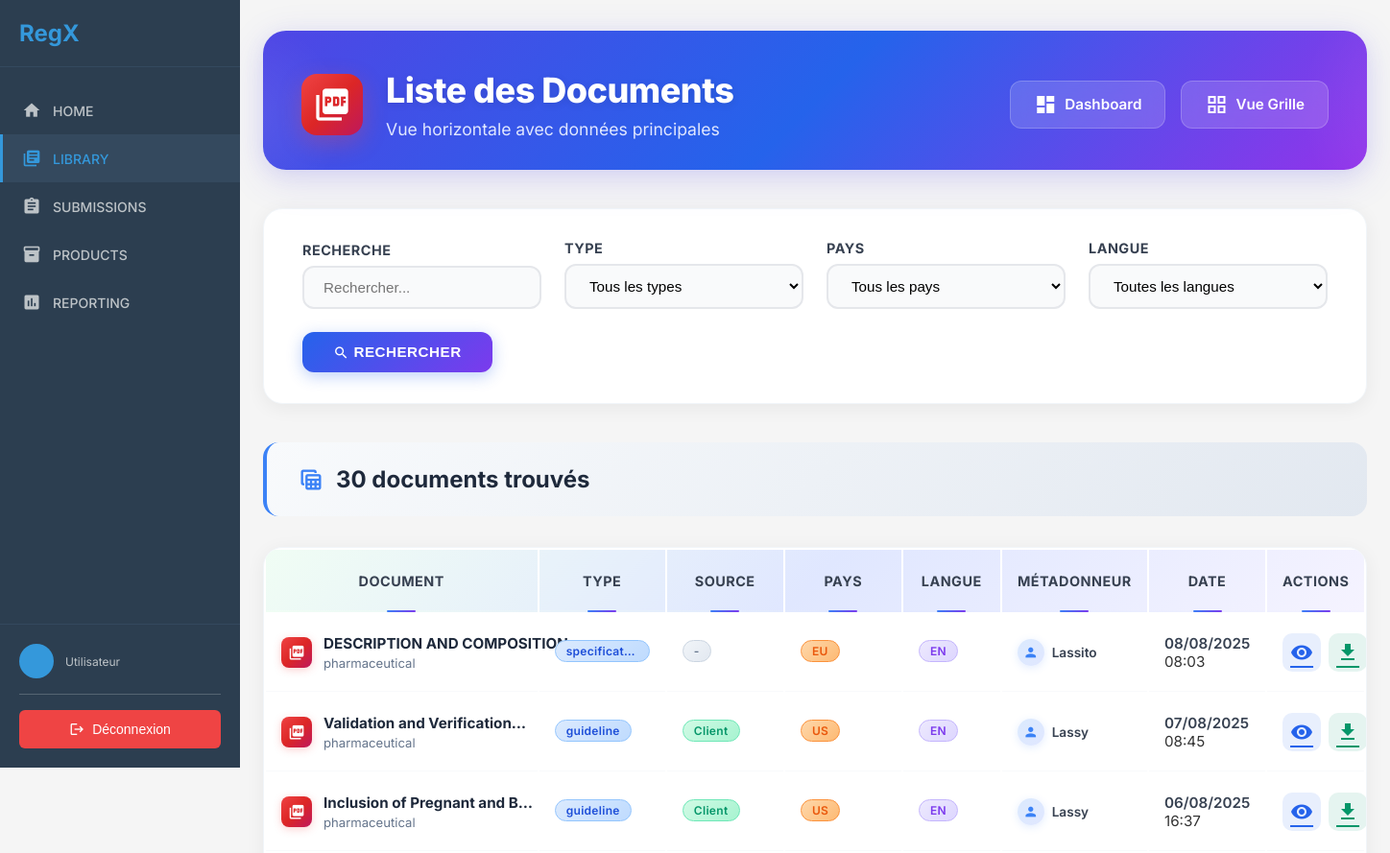
Before: /client/library/documents/horizontal/ (upper part) with the older database file.
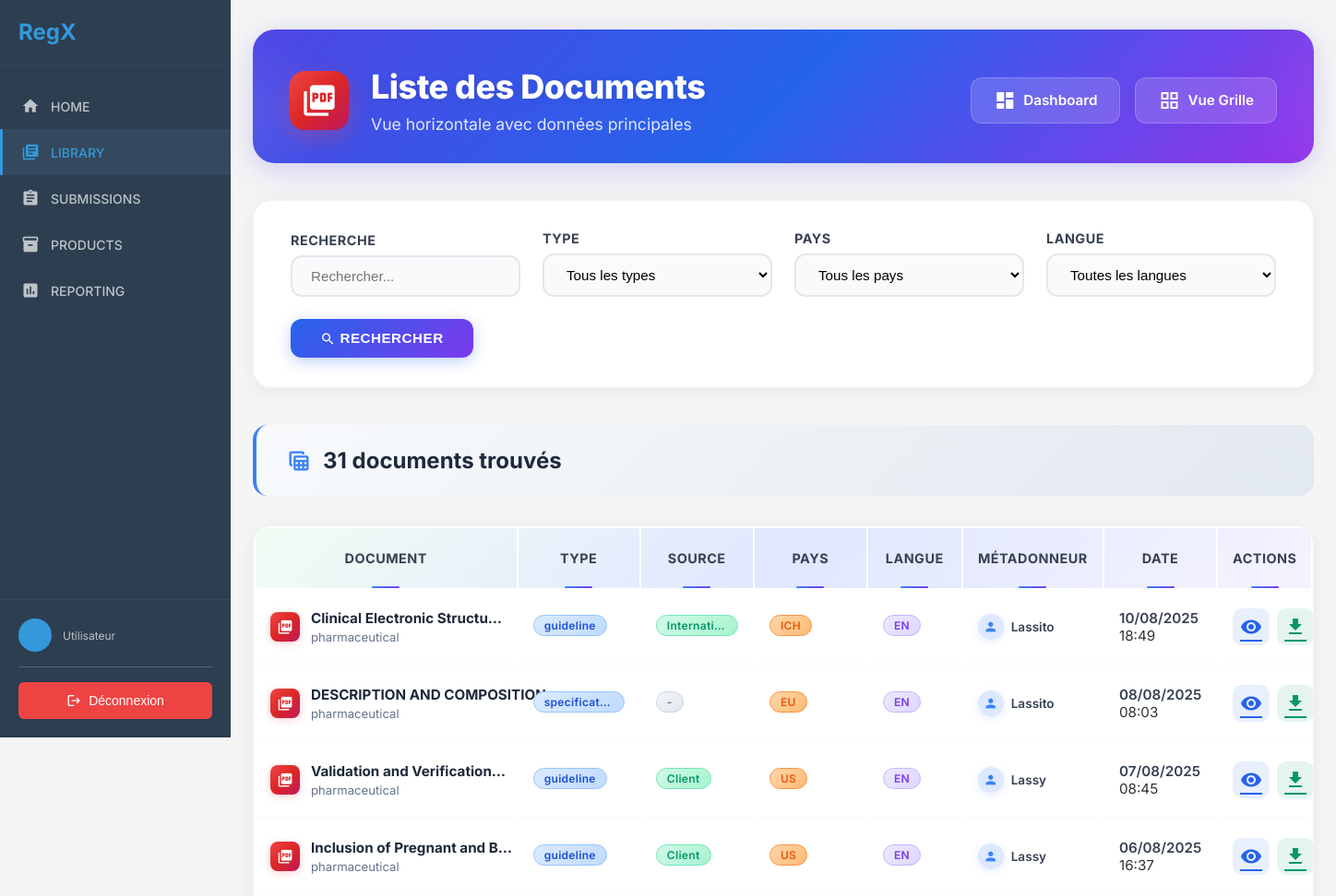
After: the same page with the newer database file.
### rawdocs/models.py (models this page shows, shortened)
class RawDocument(models.Model):
    url = models.URLField(help_text="URL d'origine du PDF", blank=True)
    file = models.FileField(upload_to=pdf_upload_to, help_text="Fichier PDF téléchargé")
    created_at = models.DateTimeField(auto_now_add=True)
    owner = models.ForeignKey(
        settings.AUTH_USER_MODEL,
        on_delete=models.CASCADE,
        related_name='raw_documents',
        null=True, blank=True,
        help_text="Utilisateur qui a téléchargé ce document"
    )
    is_validated = models.BooleanField(default=False, help_text="Document validé par un métadonneur")
    validated_at = models.DateTimeField(null=True, blank=True)
    is_ready_for_expert = models.BooleanField(default=False, help_text="Document prêt pour révision expert")
    expert_ready_at = models.DateTimeField(null=True, blank=True,
                                           help_text="Date à laquelle le document est devenu prêt pour l'expert")
    total_pages = models.IntegerField(default=0, help_text="Nombre total de pages")
    pages_extracted = models.BooleanField(default=False, help_text="Pages extraites individuellement")
    title = models.TextField(blank=True, help_text="Titre du document")
    doc_type = models.CharField("Type", max_length=100, blank=True, help_text="Type du document (guide, rapport…)")
    publication_date = models.CharField(max_length=100, blank=True, help_text="Date de publication")
    version = models.CharField(max_length=50, blank=True, help_text="Version extraite")
    source = models.CharField(max_length=255, blank=True, help_text="Organisation émettrice (EMA, FDA…)")
    context = models.TextField(blank=True, help_text="Contexte extrait (2 phrases max)")
    country = models.CharField(max_length=100, blank=True, help_text="Pays détecté (GPE ou TLD)")
    language = models.CharField(max_length=10, blank=True, help_text="Langue détectée (fr, en…)")
    url_source = models.URLField(blank=True, help_text="URL d'origine pour référence")

### client/library/views.py (the view)
# urls.py: path('documents/horizontal/', views.document_list_horizontal, name='document_list_horizontal'),
def document_list_horizontal(request):
    search = request.GET.get('search', '')
    document_type = request.GET.get('type', '')
    country = request.GET.get('country', '')
    language = request.GET.get('language', '')
    documents_qs = RawDocument.objects.filter(is_validated=True).select_related('owner')
    if search:
        documents_qs = documents_qs.filter(
            Q(title__icontains=search) |
            Q(source__icontains=search) |
            Q(context__icontains=search)
        )
    if document_type:
        documents_qs = documents_qs.filter(doc_type__icontains=document_type)
    if country:
        documents_qs = documents_qs.filter(country__icontains=country)
    if language:
        documents_qs = documents_qs.filter(language__icontains=language)
    documents_qs = documents_qs.order_by('-created_at')
    paginator = Paginator(documents_qs, 50)
    page_number = request.GET.get('page')
    documents = paginator.get_page(page_number)
    document_types = RawDocument.objects.filter(is_validated=True).exclude(doc_type='').values_list('doc_type', flat=True).distinct()
    countries = RawDocument.objects.filter(is_validated=True).exclude(country='').values_list('country', flat=True).distinct()
    languages = RawDocument.objects.filter(is_validated=True).exclude(language='').values_list('language', flat=True).distinct()
    context = {
        'documents': documents,
        'document_types': document_types,
        'countries': countries,
        'languages': languages,
        'filters': {
            'search': search,
            'type': document_type,
            'country': country,
            'language': language,
        }
    }
    return render(request, 'client/library/document_list_horizontal.html', context)

### chatbot/templatetags/chatbot_tags.py (called while the page is built)
@register.simple_tag
def chatbot_widget():
    return render_to_string('chatbot/chatbot_widget.html')

### client/library/templatetags/document_filters.py (called while the page is built)
@register.filter
def document_title(document):
    if document.title and document.title.strip():
        return document.title.strip()
    if document.file:
        clean_name = clean_filename(document.file)
        if clean_name:
            return clean_name
    return f"Document #{document.pk}"

### templates/client/library/document_list_horizontal.html (shortened to what this page needs)
{% extends 'client/base.html' %}
{% load static %}
{% load document_filters %}
{% block content %}
<div class="library-container">
    <div class="page-header">
        <div class="page-header-content">
            <div class="page-header-left">
                <div class="page-header-icon">
                    <i class="material-icons">picture_as_pdf</i>
                </div>
                <div class="page-header-titles">
                    <h1>Liste des Documents</h1>
                    <p>Vue horizontale avec données principales</p>
                </div>
            </div>
            <div class="dashboard-tile-links">
                <a href="{% url 'client:library:dashboard' %}" class="dashboard-tile-link">
                    <i class="material-icons">dashboard</i>
                    Dashboard
                </a>
                <a href="{% url 'client:library:document_list' %}" class="dashboard-tile-link">
                    <i class="material-icons">grid_view</i>
                    Vue Grille
                </a>
            </div>
        </div>
    </div>
    <form method="get" class="filters-bar">
        <div class="filters-col">
            <label>RECHERCHE</label>
            <input type="text" name="search" value="{{ filters.search }}" placeholder="Rechercher...">
        </div>
        <div class="filters-col">
            <label>TYPE</label>
            <select name="type">
                <option value="">Tous les types</option>
            </select>
        </div>
        <div class="filters-col">
            <label>PAYS</label>
            <select name="country">
                <option value="">Tous les pays</option>
            </select>
        </div>
        <div class="filters-col">
            <label>LANGUE</label>
            <select name="language">
                <option value="">Toutes les langues</option>
            </select>
        </div>
        <div class="filters-action">
            <button type="submit">
                <i class="material-icons" style="font-size:1.1em;vertical-align: middle;">search</i>
                Rechercher
            </button>
        </div>
    </form>
    <div class="results-header">
        <h2>
            <i class="material-icons">table_view</i>
            {{ documents.paginator.count }} document{{ documents.paginator.count|pluralize }} trouvé{{ documents.paginator.count|pluralize }}
        </h2>
    </div>
    {% if documents %}
    <div class="table-wrap">
        <div class="overflow-x-auto">
            <table>
                <thead>
                    <tr>
                        <th>Document</th>
                        <th>Type</th>
                        <th>Source</th>
                        <th>Pays</th>
                        <th>Langue</th>
                        <th>Métadonneur</th>
                        <th>Date</th>
                        <th>Actions</th>
                    </tr>
                </thead>
                <tbody>
                    {% for document in documents %}
                    <tr onclick="location.href='{% url 'client:library:document_detail' document.pk %}'">
                        <td>
                            <div class="document-icon-container">
                                <div class="document-table-icon">
                                    <i class="material-icons">picture_as_pdf</i>
                                </div>
                                <div class="flex-1 min-w-0">
                                    <span class="doc-title" title="{{ document|document_title }}">
                                        {{ document|document_title|truncatechars:28 }}
                                    </span>
                                    {% if document.context %}
                                    <div class="doc-context" title="{{ document.context }}">
                                        {{ document.context|truncatechars:30 }}
                                    </div>
                                    {% endif %}
                                </div>
                            </div>
                        </td>
                        <td>
                            {% if document.doc_type %}
                            <span class="badge-blue" title="{{ document.doc_type }}">
                                {{ document.doc_type|truncatechars:15 }}
                            </span>
                            {% else %}
                            <span class="badge-gray">-</span>
                            {% endif %}
                        </td>
                        <td>
                            {% if document.source %}
                            <span class="badge-green" title="{{ document.source }}">
                                {{ document.source|truncatechars:12 }}
                            </span>
                            {% else %}
                            <span class="badge-gray">-</span>
                            {% endif %}
                        </td>
                        <td>
                            {% if document.country %}
                            <span class="badge-orange" title="{{ document.country }}">
                                {{ document.country|truncatechars:12 }}
                            </span>
                            {% else %}
                            <span class="badge-gray">-</span>
                            {% endif %}
                        </td>
                        <td>
                            {% if document.language %}
                            <span class="badge-purple" title="{{ document.language }}">
                                {{ document.language|upper|truncatechars:10 }}
                            </span>
                            {% else %}
                            <span class="badge-gray">-</span>
                            {% endif %}
                        </td>
                        <td>
                            <div class="doc-meta-user">
                                <span class="avatar">
                                    <i class="material-icons">person</i>
                                </span>
                                <span>{{ document.owner.username|default:"Anonyme" }}</span>
                            </div>
                        </td>
                        <td>
                            <div style="font-weight: 600; color: #374151;">{{ document.created_at|date:"d/m/Y" }}</div>
                            <div class="text-xs text-gray-400">{{ document.created_at|date:"H:i" }}</div>
                        </td>
                        <td>
                            <div class="doc-actions">
                                <a href="{% url 'client:library:document_detail' document.pk %}" class="view" title="Voir le détail"
                                   onclick="event.stopPropagation();">
                                    <i class="material-icons">visibility</i>
                                </a>
                                <a href="{% url 'client:library:download_document' document.pk %}" class="download" title="Télécharger"
                                   onclick="event.stopPropagation();">
                                    <i class="material-icons">download</i>
                                </a>
                            </div>
                        </td>
                    </tr>
                    {% endfor %}
                </tbody>
            </table>
        </div>
    </div>
    {% endif %}
</div>
{% endblock %}

### templates/client/base.html (shortened to what this page needs)
<!DOCTYPE html>
<html lang="fr">
<head>
    {% load static %}
    <link rel="stylesheet" href="{% static 'css/main.css' %}">
</head>
<body>
</body>
    {% load chatbot_tags %}
    <div class="app-container">
        {% include 'client/includes/sidebar.html' %}
        <div class="main-content">
            {% block content %}{% endblock %}
        </div>
    </div>
</body>
</html>

### templates/client/includes/sidebar.html (shortened to what this page needs)
<div class="sidebar">
    <div class="sidebar-header">
        <h2>RegX</h2>
    </div>
    <nav class="sidebar-nav">
        <a href="{% url 'client:dashboard' %}" class="nav-item {% if request.resolver_match.url_name == 'dashboard' %}active{% endif %}">
            <i class="material-icons">home</i>
            <span>HOME</span>
        </a>
        <a href="/client/library/" class="nav-item {% if 'library' in request.resolver_match.namespace %}active{% endif %}">
            <i class="material-icons">library_books</i>
            <span>LIBRARY</span>
        </a>
        <a href="{% url 'submissions:list' %}" class="nav-item {% if 'submissions' in request.resolver_match.namespace %}active{% endif %}">
            <i class="material-icons">assignment</i>
            <span>SUBMISSIONS</span>
        </a>
        <a href="/client/products/" class="nav-item {% if 'products' in request.resolver_match.namespace %}active{% endif %}">
            <i class="material-icons">inventory</i>
            <span>PRODUCTS</span>
        </a>
        <a href="/client/reports/" class="nav-item {% if 'reports' in request.resolver_match.namespace %}active{% endif %}">
            <i class="material-icons">assessment</i>
            <span>REPORTING</span>
        </a>
    </nav>
   <div class="sidebar-footer">
    <div class="user-info">
        <div class="user-avatar">
        </div>
        <div class="user-details">
            <span class="user-role">
                {% if request.user.userprofile.role == 'client' %}
                    Client
                {% elif request.user.userprofile.role == 'metadonneur' %}
                    Métadonneur
                {% elif request.user.userprofile.role == 'expert' %}
                    Expert
                {% elif request.user.userprofile.role == 'annotateur' %}
                    Annotateur
                {% else %}
                    Utilisateur
                {% endif %}
            </span>
        </div>
    </div>
    <form method="post" action="{% url 'rawdocs:logout' %}" class="logout-form">
        <button type="submit" class="btn-logout">
            <i class="material-icons">logout</i>
            <span>Déconnexion</span>
        </button>
    </form>
</div>
</div>

### static/css/main.css (style rules this page uses)
* { margin: 0; padding: 0; box-sizing: border-box; }
body { font-family: 'Inter', sans-serif; background-color: #f5f5f5; color: #333; }
.app-container { display: flex; min-height: 100vh; }
.sidebar { width: 250px; background-color: #2c3e50; color: white; display: flex; flex-direction: column; position: fixed; height: 100vh; left: 0; top: 0; z-index: 1000; }
.sidebar-header { padding: 20px; border-bottom: 1px solid #34495e; }
.sidebar-header h2 { font-size: 24px; font-weight: 700; color: #3498db; }
.sidebar-nav { flex: 1; padding: 20px 0; }
.nav-item { display: flex; align-items: center; padding: 15px 20px; color: #bdc3c7; text-decoration: none; transition: all 0.3s ease; border-left: 3px solid transparent; }
.nav-item.active { background-color: #34495e; color: #3498db; border-left-color: #3498db; }
.nav-item i { margin-right: 12px; font-size: 20px; }
.nav-item span { font-size: 14px; font-weight: 500; }
.sidebar-footer { padding: 20px; border-top: 1px solid #34495e; }
.user-info { display: flex; align-items: center; }
.user-avatar { width: 36px; height: 36px; border-radius: 50%; background-color: #3498db; display: flex; align-items: center; justify-content: center; margin-right: 12px; font-weight: 600; }
.user-details { display: flex; flex-direction: column; }
.user-role { font-size: 12px; color: #bdc3c7; }
.main-content { flex: 1; margin-left: 250px; min-height: 100vh; }
.logout-form { margin-top: 1rem; padding-top: 1rem; border-top: 1px solid rgba(255, 255, 255, 0.2); }
.btn-logout { width: 100%; display: flex; align-items: center; justify-content: center; gap: 0.5rem; padding: 0.75rem; background: #ef4444; color: white; border: none; border-radius: 6px; cursor: pointer; font-size: 0.875rem; font-weight: 500; transition: all 0.2s ease; }
.btn-logout i { font-size: 1rem; }

Changed rows visible on the page:
added RawDocument: title "Clinical Electronic Structu…", context "pharmaceutical", doc_type "guideline", source "Internati…", country "ICH", language "EN", owner.username "Lassito", created_at "10/08/2025", created_at "18:49"
Other visible differences:
{{ documents.paginator.count }}: "30" → "31"
